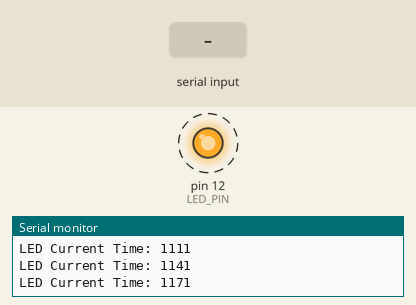
Simulated run of this sketch. Board: Arduino Uno, built with avr-gcc and run on an emulated ATmega328P. Shown: output pins drawn as LEDs (lit = HIGH), the last lines printed to the serial monitor. Dashed ring = blinking. The test bench sets the inputs (shaded band).

Above: at 1.2 s.
1.3 s: "s" received over Serial
At 1.9 s:
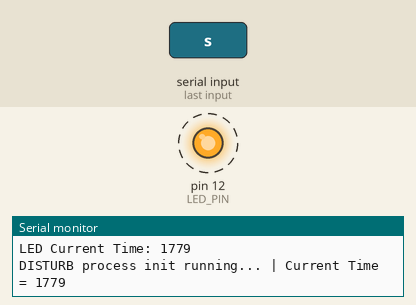
4.3 s: "p" received over Serial
At 4.82 s:
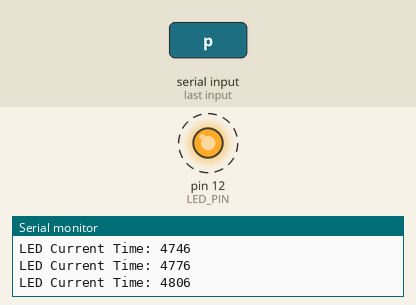
Timing chart, 0 to 13.3 s (numbered marks = the images above; inputs shaded):
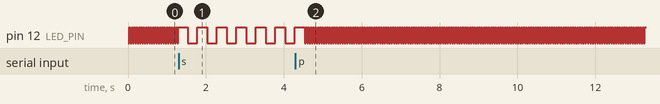

Measured:
- after the input at 1.3 s, pin 12 (LED_PIN): alternates HIGH for 0.25 s and LOW for 0.25 s, starting after 0.23 s
- after the input at 4.3 s, pin 12 (LED_PIN): alternates HIGH for 0.03 s and LOW for 0.03 s, starting after 0.27 s
- by itself, pin 12 (LED_PIN): alternates HIGH for 0.03 s and LOW for 0.03 s

The sketch:

3_Tasks_Without_FreeRTOS.ino
```cpp
#define LED_PIN 12

unsigned long previousLedMillis = 0;
unsigned long ledInterval = 480/16; // Intervalo do LED em milissegundos

unsigned long previousSerialMillis = 0;
unsigned long serialInterval = 20/16; // Intervalo da serial reader em milissegundos

bool disturbRunning = false;

void setup() {
  Serial.begin(19200);
  pinMode(LED_PIN, OUTPUT);
}

void loop() {
  // Task LED
  unsigned long currentMillis = millis();
  if (currentMillis - previousLedMillis >= ledInterval) {
    toggleLED();
    previousLedMillis = currentMillis;
    Serial.print("LED Current Time: ");
    Serial.println(currentMillis);
  }

  // Task Serial Reader
  if (Serial.available() > 0) {
    char receivedChar = Serial.read();
    if (receivedChar == 's') {
      disturbRunning = true;
      Serial.println("Disturb task resumed");
    } else if (receivedChar == 'p') {
      disturbRunning = false;
      Serial.println("Disturb task suspended");
    }
  }

  // Task Disturb
  if (disturbRunning) {
    Serial.print("DISTURB process init running... | Current Time = ");
    Serial.println(currentMillis);
    disturb();
    Serial.print("DISTURB process end... | Current Time = ");
    Serial.println(currentMillis);
  }
}

void toggleLED() {
  static bool ledState = false;
  ledState = !ledState;
  digitalWrite(LED_PIN, ledState ? HIGH : LOW);
}

void disturb() {
  // Simula uma carga de processamento pesada
  for (volatile uint32_t i = 0; i < 100000; ++i) {
    // Loop de processamento para simular carga
  }
}
```
